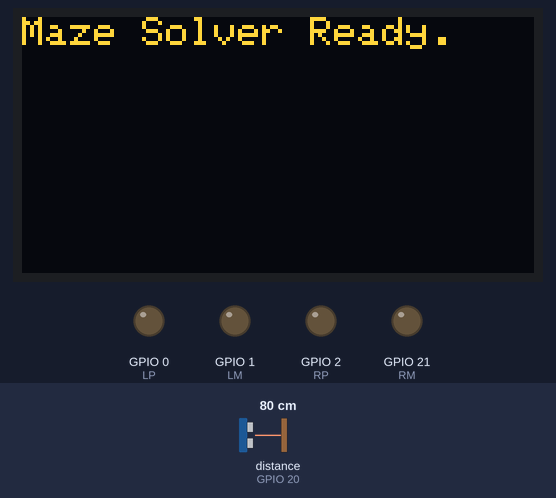
This sketch was run on a simulated ESP32-C6. Parts: 128×64 one-colour display, output pins drawn as LEDs (lit = HIGH). Wiring (inferred from the names in the program): ultrasonic range finder: trigger GPIO 18; echo GPIO 20. Dashed ring = blinking. Inputs (shaded band) come from the test bench; at power-on: distance to the obstacle (sensor on GPIO 20) 80 cm. The echo pulse lasts 58.3 µs per cm; the OLED is the two-colour kind (top 16 rows yellow); the display library's start-up logo is not drawn; pins used as bus, display or sensor lines are not drawn.

Above: at 1.1 s.
At 3.2 s:
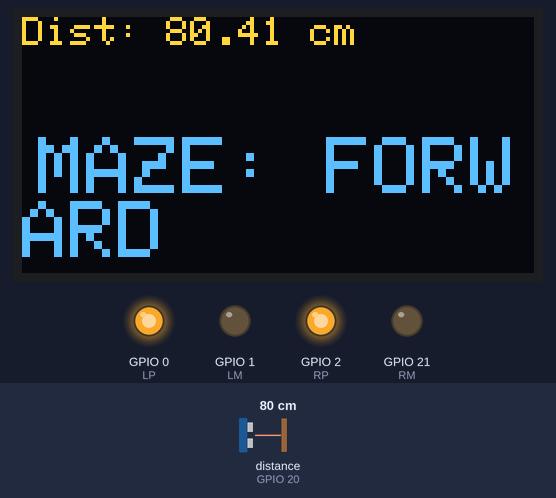
3.3 s: distance to the obstacle (sensor on GPIO 20) set to 16 cm
At 5.2 s:
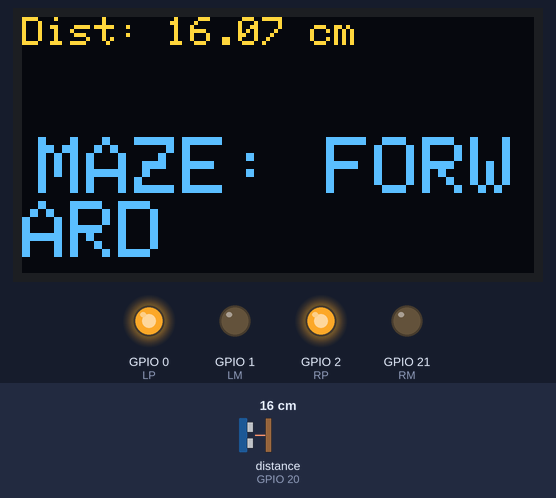
5.9 s: distance to the obstacle (sensor on GPIO 20) set to 13 cm
At 7.8 s:
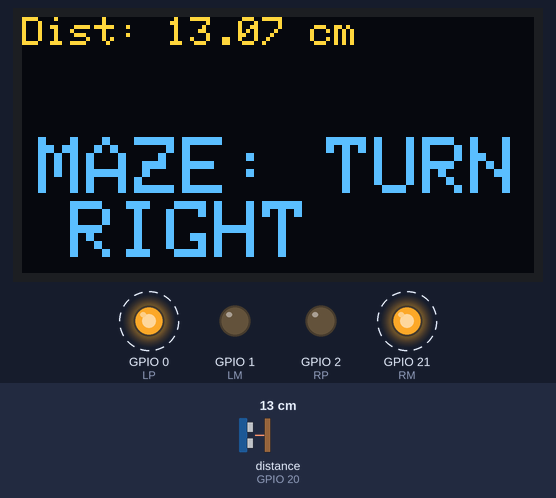
8.9 s: distance to the obstacle (sensor on GPIO 20) set to 250 cm
At 10.6 s:
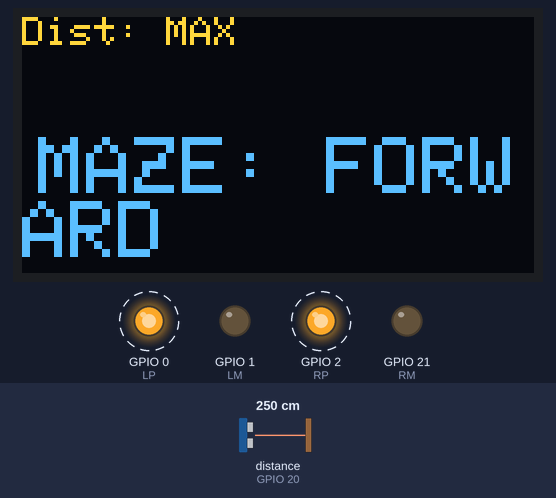
Timing chart, 0 to 17.9 s (numbered marks = the images above; inputs shaded):
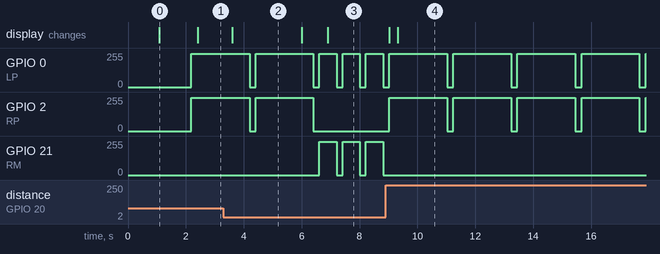

The sketch:

esp32_mouse2_move_to_4_direction_and_rolate_6.ino
```cpp
//-----------------------------------------------------
// esp32_mouse2_move_to_4_direction_and_rolate.ino
//
// for XIAO ESP32C6
//
// 2025/09/28 - Maze Solving with Right-Hand Rule
//-----------------------------------------------------

#include <SPI.h>
#include <Wire.h>
#include <Adafruit_GFX.h>
#include <Adafruit_SSD1306.h>

#include <Ticker.h>
Ticker flipper;
float cm = 0;

String current_movement = "INITIALIZING";

#define SCREEN_WIDTH 128 // OLED display width, in pixels
#define SCREEN_HEIGHT 64 // OLED display height, in pixels

#define OLED_RESET      -1
#define SCREEN_ADDRESS 0x3C
Adafruit_SSD1306 display(SCREEN_WIDTH, SCREEN_HEIGHT, &Wire, OLED_RESET);

// Pins
const int TRIG_PIN = 18;
const int ECHO_PIN = 20;

const unsigned int MAX_DIST = 23200;

int LP = 0; // AIN1   LEFT PLUS
int LM = 1; // AIN2   LEFT MINUS
int RP = 2; // BIN1   RIGHT MINUS
int RM = 21; // BIN2   RIGHT PLUS

// ★★★ 迷路脱出のための定数設定 ★★★
const int ROTATE_90_DELAY = 600; // 90度右回転時間 (ms)
const int FORWARD_DELAY = 2000;  // 直進時間 (ms)
const float WALL_THRESHOLD_CM = 15.0; // 前方の壁判断の閾値 (cm)

void setup()
{
  Serial.begin(99600);

  pinMode(TRIG_PIN, OUTPUT);
  digitalWrite(TRIG_PIN, LOW);
  pinMode(ECHO_PIN, INPUT);

  if(!display.begin(SSD1306_SWITCHCAPVCC, SCREEN_ADDRESS)) {
    Serial.println(F("SSD1306 allocation failed"));
    for(;;);
  }

  display.display();
  delay(1000);

  display.clearDisplay();

  display.setTextSize(1);
  display.setTextColor(SSD1306_WHITE);
  display.setCursor(0,0);
  display.println(F("Maze Solver Ready."));

  display.display();
  delay(1000);

  analogWrite(LP,0);
  analogWrite(LM,0);
  analogWrite(RP,0);
  analogWrite(RM,0);

  current_movement = "STOPPED";

  // flip the pin every 0.3s
  flipper.attach(0.3, flip);
}

void loop()
{
  // ★★★ 迷路脱出アルゴリズムの実装 ★★★

  // 1. 前方の距離を測定
  float distance = dest();

  // 動作開始前の状態表示
  STOP();
  delay(100);

  if (distance > WALL_THRESHOLD_CM) {
    // 【直進可能】前進する

    // 画面表示を更新
    current_movement = "MAZE: FORWARD";

    // 実際に直進
    FWD();
    delay(FORWARD_DELAY); // 2000ms 直進
  } else {
    // 【前方に壁あり】 右手法に従い右回転を試みる

    // 画面表示を更新
    current_movement = "MAZE: TURN RIGHT";

    // 実際に右回転
    RTR();
    delay(ROTATE_90_DELAY); // 600ms 右回転
  }

  // 動作を終えたら一時停止
  STOP();
  delay(100); // クールダウン
}


void flip() {
  // ★★★ 距離測定を復活 ★★★
  cm = dest();

  display.clearDisplay();

  // 1. 距離表示 (小さく)
  display.setTextSize(1);
  display.setTextColor(SSD1306_WHITE);
  display.setCursor(0, 0);
  display.print("Dist: ");
  if (cm > 200) {
      display.println("MAX");
  } else {
      display.print(cm);
      display.println(" cm");
  }

  // 2. 動作ステータスを大きく中央に表示
  display.setTextSize(2); // サイズを2に変更して、長い文字列でも表示しやすくする

  int16_t x1, y1;
  uint16_t w, h;
  display.getTextBounds(current_movement, 0, 0, &x1, &y1, &w, &h);

  // 画面中央下部に表示
  int x = (SCREEN_WIDTH - w) / 2;
  int y = 30; // 画面の中央やや下に設定

  display.setCursor(x, y);
  display.println(current_movement);

  display.display();
}

// モーター制御関数 (変更なし)

void FWD(void) // forward
{
  analogWrite(LP,250);
  analogWrite(LM,0);
  analogWrite(RP,250);
  analogWrite(RM,0);
  // current_movement = "FORWARD"; // loop()内で設定するためコメントアウト
}

void BAK(void) // back
{
  analogWrite(LP,0);
  analogWrite(LM,250);
  analogWrite(RP,0);
  analogWrite(RM,250);
  current_movement = "BACKWARD";
}

void TTL(void) // trun to left
{
  analogWrite(LP,100);
  analogWrite(LM,0);
  analogWrite(RP,250);
  analogWrite(RM,0);
  current_movement = "TURN LEFT";
}

void TTR(void) // trun to right
{
  analogWrite(LP,250);
  analogWrite(LM,0);
  analogWrite(RP,100);
  analogWrite(RM,0);
  current_movement = "TURN RIGHT";
}

void RTR(void) // rotate to right
{
  analogWrite(LP,250);
  analogWrite(LM,0);
  analogWrite(RP,0);
  analogWrite(RM,250);
  // current_movement = "ROTATE RIGHT"; // loop()内で設定するためコメントアウト
}

void RTL(void) // rotate to left
{
  analogWrite(LP,0);
  analogWrite(LM,250);
  analogWrite(RP,250);
  analogWrite(RM,0);
  current_movement = "ROTATE LEFT";
}

void STOP(void) // stop
{
  analogWrite(LP,0);
  analogWrite(LM,0);
  analogWrite(RP,0);
  analogWrite(RM,0);
  // current_movement = "STOPPED"; // loop()内で設定するためコメントアウト
}

// 距離測定関数 (復活)
float dest() {
  unsigned long t1;
  unsigned long t2;
  unsigned long pulse_width;
  float current_cm;

  digitalWrite(TRIG_PIN, HIGH);
  delayMicroseconds(10);
  digitalWrite(TRIG_PIN, LOW);

  while ( digitalRead(ECHO_PIN) == 0 );

  t1 = micros();
  while ( digitalRead(ECHO_PIN) == 1);
  t2 = micros();
  pulse_width = t2 - t1;

  current_cm = pulse_width / 58.0;
  return(current_cm);
}
```

Measured:
- the behaviour switches between 15 and 14 cm on distance to the obstacle (sensor on GPIO 20) (found by bisection; images 2 and 3)
- after the input at 3.3 s, the display: changes after 0.31 s (image 2)
- after the input at 5.9 s, GPIO 0 (LP): alternates 250/255 for 0.60 s and 0/255 for 0.20 s, starting after 1.3 s; GPIO 2 (RP): goes on until 6.4 s, then stays 0/255; GPIO 21 (RM): alternates 250/255 for 0.60 s and 0/255 for 0.20 s, starting after 0.71 s; the display: first changes after 0.11 s (image 3 shows a later state)
- after the input at 8.9 s, GPIO 0 (LP): alternates 250/255 for 2.0 s and 0/255 for 0.22 s, starting after 2.1 s; GPIO 2 (RP): alternates 250/255 for 2.0 s and 0/255 for 0.22 s, starting after 0.13 s; GPIO 21 (RM): stops changing and stays 0/255; the display: first changes after 0.13 s (image 4 shows a later state)
- what the display in image 0 shows lasts 1.3 s, from 1.1 s to 2.4 s
